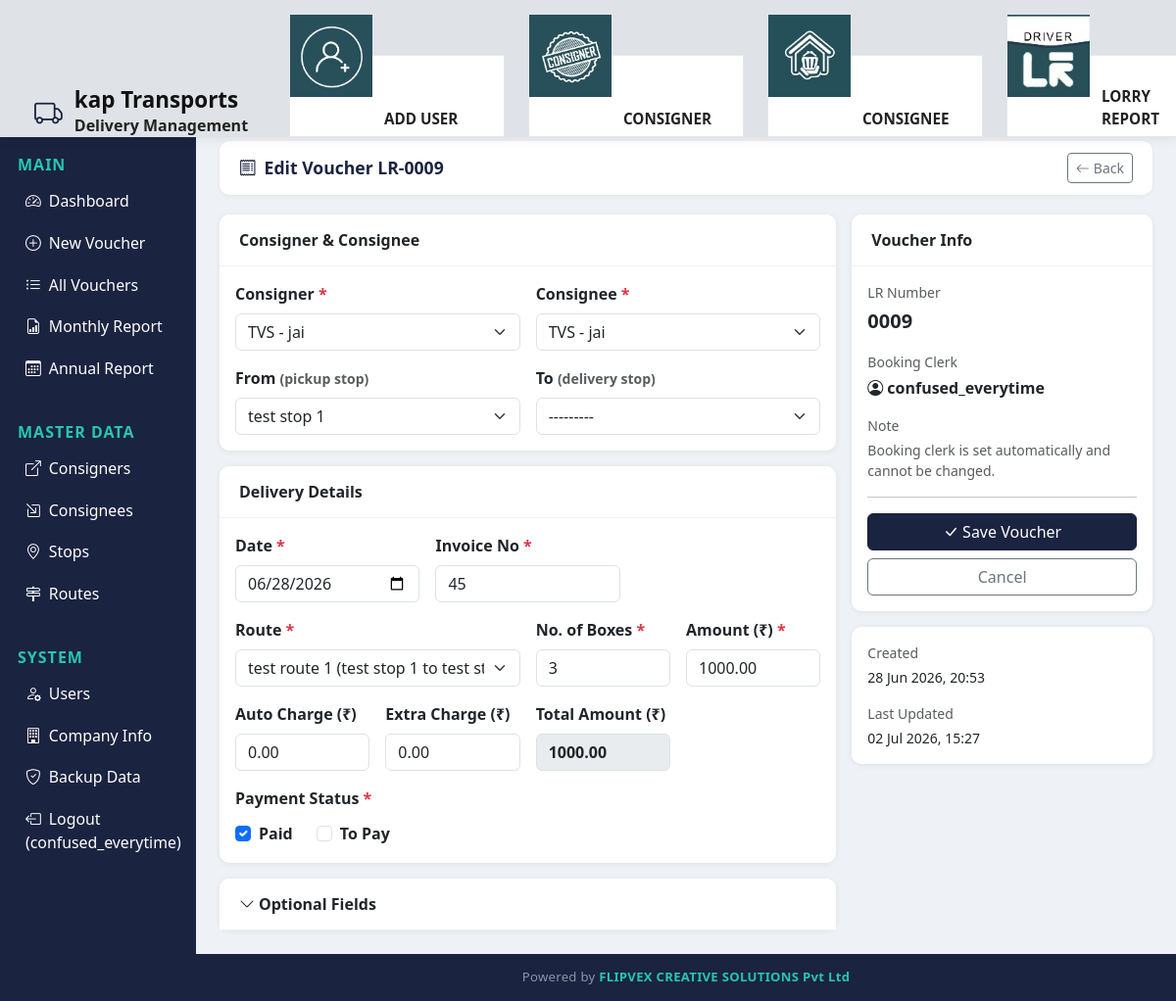
Before: /vouchers/9/edit/ (signed in) with the older database file.
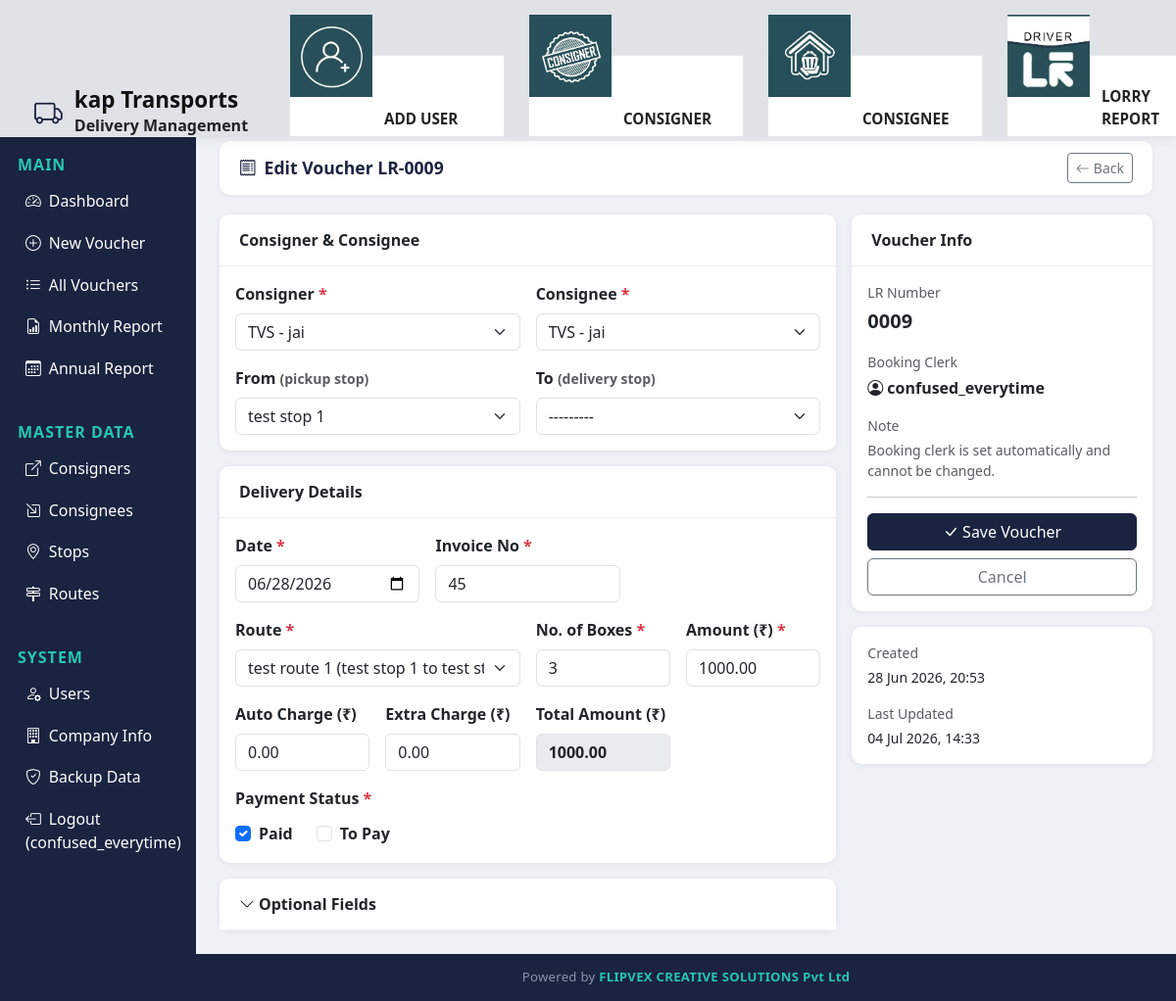
After: the same page with the newer database file.
### transport/models.py (models this page shows, shortened)
class CompanyProfile(models.Model):
    name = models.CharField(max_length=200, default='TRANSPORTS COMPANY_name here')
    address_line_1 = models.CharField(max_length=200, default='Address_line1_here')
    address_line_2 = models.CharField(max_length=200, default='Address_line 2_here')
    gst_no = models.CharField(max_length=30, default='gst_number_here')
    mobile_1 = models.CharField(max_length=20, default='mobile_no_1 here')
    mobile_2 = models.CharField(max_length=20, blank=True, default='mobile_number_2 here')
    class Meta:
        verbose_name = 'Company Profile'
        verbose_name_plural = 'Company Profile'
    @classmethod
    def load(cls):
        obj, _ = cls.objects.get_or_create(pk=1)
        return obj

class DeliveryVoucher(models.Model):
    lr_no = models.CharField(max_length=20, unique=True, editable=False)
    date = models.DateField(default=timezone.now)
    booking_clerk = models.ForeignKey(User, on_delete=models.PROTECT, editable=False)
    consigner = models.ForeignKey(Party, on_delete=models.PROTECT, related_name='consigner_vouchers')
    consignee = models.ForeignKey(Party, on_delete=models.PROTECT, related_name='consignee_vouchers')
    from_stop = models.ForeignKey(Stop, on_delete=models.PROTECT, related_name='departures', null=True, blank=True)
    to_stop = models.ForeignKey(Stop, on_delete=models.PROTECT, related_name='arrivals', null=True, blank=True)
    route = models.ForeignKey(Route, on_delete=models.PROTECT)
    invoice_no = models.CharField(max_length=50)
    no_of_boxes = models.PositiveIntegerField()
    amount = models.DecimalField(max_digits=10, decimal_places=2)
    auto_charge = models.DecimalField(max_digits=10, decimal_places=2, default=0, blank=True)
    extra_charge = models.DecimalField(max_digits=10, decimal_places=2, default=0, blank=True)
    bill_amount = models.DecimalField(max_digits=10, decimal_places=2, null=True, blank=True)
    delivery_at = models.CharField(max_length=200, blank=True)
    no_of_articles = models.PositiveIntegerField(null=True, blank=True)
    approx_weight_kg = models.DecimalField(max_digits=8, decimal_places=2, null=True, blank=True)
    service_tax = models.DecimalField(max_digits=8, decimal_places=2, null=True, blank=True)
    to_pay = models.BooleanField(default=True, help_text="True = To Pay, False = Paid")
    declared_value = models.DecimalField(max_digits=12, decimal_places=2, null=True, blank=True)
    remarks = models.TextField(blank=True)
    signed_image = models.FileField(upload_to='signed_vouchers/', blank=True, null=True, help_text="Upload signed delivery voucher image or PDF")
    created_at = models.DateTimeField(auto_now_add=True)
    updated_at = models.DateTimeField(auto_now=True)
    class Meta:
        ordering = ['-date', '-id']

### transport/views.py (the view)
# urls.py: path('vouchers/<int:pk>/edit/', views.voucher_edit, name='voucher_edit'),
@login_required
def voucher_edit(request, pk):
    voucher = get_object_or_404(DeliveryVoucher, pk=pk)
    form = DeliveryVoucherForm(request.POST or None, instance=voucher)
    if form.is_valid():
        form.save()
        messages.success(request, "Voucher updated.")
        return redirect('voucher_list')
    return render(request, 'transport/voucher_form.html', {'form': form, 'title': f'Edit Voucher LR-{voucher.lr_no}', 'obj': voucher, 'company': CompanyProfile.load()})

### transport/models.py (called while the page is built)
    def __str__(self):
        if self.city:
            return f"{self.name} - {self.city}"
        return self.name

    def __str__(self):
        return self.name

    def __str__(self):
        if self.from_stop_id and self.to_stop_id:
            return f"{self.name} ({self.from_stop} to {self.to_stop})"
        return self.name

### templates/transport/voucher_form.html (shortened to what this page needs)
{% extends 'transport/base.html' %}
{% block content %}
<div class="topbar no-print">
  <h5 class="page-title"><i class="bi bi-receipt me-2"></i>{{ title }}</h5>
  <a href="{% url 'voucher_list' %}" class="btn btn-outline-secondary btn-sm"><i class="bi bi-arrow-left me-1"></i>Back</a>
</div>
<form method="post">{% csrf_token %}
<div class="row g-3">
  <div class="col-md-8">
    <div class="card mb-3">
      <div class="card-header">Consigner & Consignee</div>
      <div class="card-body">
        <div class="row g-3">
          <div class="col-md-6">
            <label class="form-label fw-semibold">Consigner <span class="text-danger">*</span></label>
            {{ form.consigner }}
          </div>
          <div class="col-md-6">
            <label class="form-label fw-semibold">Consignee <span class="text-danger">*</span></label>
            {{ form.consignee }}
          </div>
          <div class="col-md-6">
            <label class="form-label fw-semibold">From <span class="text-muted small">(pickup stop)</span></label>
            {{ form.from_stop }}
          </div>
          <div class="col-md-6">
            <label class="form-label fw-semibold">To <span class="text-muted small">(delivery stop)</span></label>
            {{ form.to_stop }}
          </div>
        </div>
      </div>
    </div>
    <div class="card mb-3">
      <div class="card-header">Delivery Details</div>
      <div class="card-body">
        <div class="row g-3">
          <div class="col-md-4">
            <label class="form-label fw-semibold">Date <span class="text-danger">*</span></label>
            {{ form.date }}
          </div>
          <div class="col-md-4">
            <label class="form-label fw-semibold">Invoice No <span class="text-danger">*</span></label>
            {{ form.invoice_no }}
          </div>
          <div class="col-md-6">
            <label class="form-label fw-semibold">Route <span class="text-danger">*</span></label>
            {{ form.route }}
          </div>
          <div class="col-md-3">
            <label class="form-label fw-semibold">No. of Boxes <span class="text-danger">*</span></label>
            {{ form.no_of_boxes }}
          </div>
          <div class="col-md-3">
            <label class="form-label fw-semibold">Amount (&#8377;) <span class="text-danger">*</span></label>
            {{ form.amount }}
          </div>
          <div class="col-md-3">
            <label class="form-label fw-semibold">Auto Charge (&#8377;)</label>
            {{ form.auto_charge }}
          </div>
          <div class="col-md-3">
            <label class="form-label fw-semibold">Extra Charge (&#8377;)</label>
            {{ form.extra_charge }}
          </div>
          <div class="col-md-3">
            <label class="form-label fw-semibold">Total Amount (&#8377;)</label>
            <input type="text" class="form-control" id="total_amount_display" readonly style="background:#e9ecef;font-weight:bold;" value="0.00">
          </div>
          <div class="col-md-6">
            <label class="form-label fw-semibold">Payment Status <span class="text-danger">*</span></label>
            <div class="d-flex gap-4 align-items-center mt-1">
              <div class="form-check">
                <input class="form-check-input" type="checkbox" id="cb_paid" {% if not form.to_pay.value %}checked{% endif %}>
                <label class="form-check-label fw-semibold" for="cb_paid">Paid</label>
              </div>
              <div class="form-check">
                <input class="form-check-input" type="checkbox" id="cb_to_pay" {% if form.to_pay.value %}checked{% endif %}>
                <label class="form-check-label fw-semibold" for="cb_to_pay">To Pay</label>
              </div>
            </div>
          </div>
        </div>
      </div>
    </div>
    <div class="card">
      <div class="card-header" style="cursor:pointer" data-bs-toggle="collapse" data-bs-target="#optFields">
        <i class="bi bi-chevron-down me-1"></i>Optional Fields
      </div>
    </div>
  </div>
  <div class="col-md-4">
    <div class="card">
      <div class="card-header">Voucher Info</div>
      <div class="card-body">
        <p class="text-muted small mb-1">LR Number</p>
        <p class="fw-bold fs-5">{% if obj %}{{ obj.lr_no }}{% else %}<span class="text-muted">Auto-assigned</span>{% endif %}</p>
        <p class="text-muted small mb-1">Booking Clerk</p>
        <p class="fw-bold"><i class="bi bi-person-circle me-1"></i>{{ request.user.get_full_name|default:request.user.username }}</p>
        <p class="text-muted small mb-1 mt-2">Note</p>
        <p class="text-muted small">Booking clerk is set automatically and cannot be changed.</p>
        <hr>
        <div class="d-grid gap-2">
          <button type="submit" class="btn btn-primary"><i class="bi bi-check-lg me-1"></i>Save Voucher</button>
          <a href="{% url 'voucher_list' %}" class="btn btn-outline-secondary">Cancel</a>
        </div>
      </div>
    </div>
    {% if obj %}
    <div class="card mt-3">
      <div class="card-body">
        <p class="text-muted small mb-1">Created</p>
        <p class="small">{{ obj.created_at|date:"d M Y, H:i" }}</p>
        <p class="text-muted small mb-1">Last Updated</p>
        <p class="small mb-0">{{ obj.updated_at|date:"d M Y, H:i" }}</p>
      </div>
    </div>
    {% endif %}
  </div>
</div>
</form>
{% endblock %}

### templates/transport/base.html (shortened to what this page needs)
{% load static %}
<!DOCTYPE html>
<html lang="en">
<head>
<link href="https://cdn.jsdelivr.net/npm/bootstrap@5.3.0/dist/css/bootstrap.min.css" rel="stylesheet">
<link href="https://cdn.jsdelivr.net/npm/bootstrap-icons@1.11.0/font/bootstrap-icons.css" rel="stylesheet">
</head>
<body>
{% if user.is_authenticated %}
<div class="top-header">
  <div class="brand-section">
    <i class="bi bi-truck brand-icon"></i>
    <div>
      <h5>{{company.name}}</h5>
      <small>Delivery Management</small>
    </div>
  </div>
  <div class="icon-cards">
    {% if user.is_staff %}
    <a href="{% url 'user_add' %}" class="icon-card {% if 'user' in request.resolver_match.url_name %}icon-active{% endif %}">
      <img src="{% static 'images/add_user.jpeg' %}" alt="Consigner">
      <span class="icon-label">Add User</span>
    </a>
    {% endif %}
    <a href="{% url 'consigner_list' %}" class="icon-card {% if 'consigner' in request.resolver_match.url_name %}icon-active{% endif %}">
      <img src="{% static 'images/consigners.jpeg' %}" alt="Consigner">
      <span class="icon-label">Consigner</span>
    </a>
    <a href="{% url 'consignee_list' %}" class="icon-card {% if 'consignee' in request.resolver_match.url_name %}icon-active{% endif %}">
      <img src="{% static 'images/dashboard.jpeg' %}" alt="Consignee">
      <span class="icon-label">Consignee</span>
    </a>
    <a href="{% url 'monthly_report' %}" class="icon-card {% if 'route' in request.resolver_match.url_name %}icon-active{% endif %}">
      <img src="{% static 'images/routes.jpeg' %}" alt="Routes">
      <span class="icon-label">Lorry Report</span>
    </a>
  </div>
</div>
<div class="sidebar">
  <div class="section-label">Main</div>
  <a href="{% url 'dashboard' %}" class="nav-link {% if request.resolver_match.url_name == 'dashboard' %}active{% endif %}"><i class="bi bi-speedometer2 me-2"></i>Dashboard</a>
  <a href="{% url 'voucher_add' %}" class="nav-link {% if request.resolver_match.url_name == 'voucher_add' %}active{% endif %}"><i class="bi bi-plus-circle me-2"></i>New Voucher</a>
  <a href="{% url 'voucher_list' %}" class="nav-link {% if request.resolver_match.url_name == 'voucher_list' %}active{% endif %}"><i class="bi bi-list-ul me-2"></i>All Vouchers</a>
  <a href="{% url 'monthly_report' %}" class="nav-link {% if request.resolver_match.url_name == 'monthly_report' %}active{% endif %}"><i class="bi bi-file-earmark-bar-graph me-2"></i>Monthly Report</a>
  <a href="{% url 'annual_report' %}" class="nav-link {% if request.resolver_match.url_name == 'annual_report' %}active{% endif %}"><i class="bi bi-calendar3 me-2"></i>Annual Report</a>
  <div class="section-label">Master Data</div>
  <a href="{% url 'consigner_list' %}" class="nav-link {% if 'consigner' in request.resolver_match.url_name %}active{% endif %}"><i class="bi bi-box-arrow-up-right me-2"></i>Consigners</a>
  <a href="{% url 'consignee_list' %}" class="nav-link {% if 'consignee' in request.resolver_match.url_name %}active{% endif %}"><i class="bi bi-box-arrow-in-down-right me-2"></i>Consignees</a>
  <a href="{% url 'stop_list' %}" class="nav-link {% if 'stop' in request.resolver_match.url_name %}active{% endif %}"><i class="bi bi-geo-alt me-2"></i>Stops</a>
  <a href="{% url 'route_list' %}" class="nav-link {% if 'route' in request.resolver_match.url_name %}active{% endif %}"><i class="bi bi-signpost-2 me-2"></i>Routes</a>
  <div class="section-label">System</div>
  {% if user.is_staff %}
  <a href="{% url 'user_list' %}" class="nav-link {% if 'user' in request.resolver_match.url_name %}active{% endif %}"><i class="bi bi-person-gear me-2"></i>Users</a>
  <a href="{% url 'company_about' %}" class="nav-link {% if request.resolver_match.url_name == 'company_about' %}active{% endif %}"><i class="bi bi-building me-2"></i>Company Info</a>
  {% endif %}
  <a href="{% url 'backup_db' %}" class="nav-link"><i class="bi bi-shield-check me-2"></i>Backup Data</a>
  <a href="{% url 'logout' %}" class="nav-link"><i class="bi bi-box-arrow-left me-2"></i>Logout ({{ user.username }})</a>
</div>
{% endif %}
<div class="{% if user.is_authenticated %}main-content{% else %}container mt-5{% endif %}">
{% block content %}{% endblock %}
</div>
{% if user.is_authenticated %}
<footer class="site-footer">
  Powered by <span>FLIPVEX CREATIVE SOLUTIONS Pvt Ltd</span>
</footer>
{% endif %}
</body>
</html>

### templates/transport/base.html (style rules this page uses)
body { font-family:'Segoe UI',sans-serif; margin:0; background:#eef1f5; }
.top-header { position:fixed; top:0; left:0; right:0; z-index:110; height:140px; background:#dfe3e8; display:flex; align-items:flex-end; padding:50px 35px 0; box-shadow:0 2px 10px rgba(0,0,0,.08); }
.top-header .brand-section { display:flex; align-items:center; gap:12px; min-width:220px; }
.top-header .brand-section .brand-icon { font-size:1.8rem; color:#1a2340; }
.top-header .brand-section h5 { margin:0; font-weight:700; font-size:1.4rem; color:#111; }
.top-header .brand-section small { display:block; color:#222; font-size:1rem; font-weight:600; }
.top-header .icon-cards { flex:1; display:flex; justify-content:space-evenly; align-items:center; gap:24px; margin-left:40px; }
.icon-card { width:220px; height:84px; background:#fff; border:1px solid #e6e6e6; border-radius:0; display:flex; align-items:flex-end; justify-content:flex-start; text-decoration:none; color:#222; overflow:visible; transition:.2s; position:relative; }
.icon-card img { width:84px; height:84px; object-fit:cover; flex-shrink:0; border-radius:0; position:absolute; top:-42px; left:0; }
.icon-card .icon-label { margin-left:96px; padding:0 14px 6px 0; font-size:.95rem; font-weight:700; text-transform:uppercase; letter-spacing:0; color:inherit; }
.sidebar { width:200px; position:fixed; top:120px; left:0; bottom:0; background:#1a2340; z-index:100; overflow-y:auto; padding-top:6px; }
.sidebar .nav-link { color:#ffffff; padding:9px 18px; border-radius:6px; margin:1px 8px; font-size:.99rem; display:block; text-decoration:none; }
.sidebar .nav-link i { width:20px; }
.sidebar .section-label { color:#26c6b0; font-size:1.0rem; text-transform:uppercase; letter-spacing:1px; padding:30px 18px 4px; font-weight:600; }
.main-content { margin-left:200px; margin-top:120px; padding:24px; min-height:calc(100vh - 120px); }
.topbar { background:#fff; border-radius:10px; padding:12px 20px; margin-bottom:20px; display:flex; align-items:center; justify-content:space-between; box-shadow:0 1px 4px rgba(0,0,0,.06); }
.topbar .page-title { font-weight:600; font-size:1.1rem; color:#1a2340; margin:0; }
.card { border:none; border-radius:10px; box-shadow:0 1px 6px rgba(0,0,0,.07); }
.card-header { border-radius:10px 10px 0 0!important; background:#fff; border-bottom:1px solid #eef0f5; padding:14px 20px; font-weight:600; }
.btn-primary { background:#1a2340; border-color:#1a2340; }
.site-footer { margin-left:200px; background:#1a2340; color:#8a94a8; text-align:center; padding:14px 20px; font-size:.82rem; letter-spacing:.3px; }
.site-footer span { color:#26c6b0; font-weight:600; }

Changed rows visible on the page:
changed DeliveryVoucher "TVS - jai": updated_at "02 Jul 2026, 15:27" → "04 Jul 2026, 14:33"
